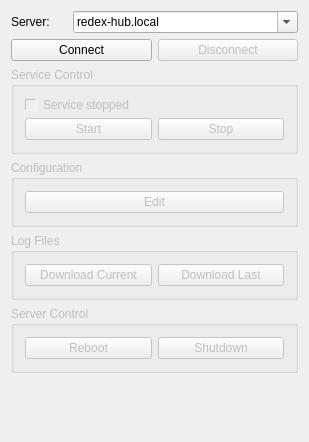
<?xml version="1.0" encoding="UTF-8"?>
<ui version="4.0">
 <class>MainWindow</class>
 <widget class="QMainWindow" name="MainWindow">
  <property name="geometry">
   <rect>
    <x>0</x>
    <y>0</y>
    <width>309</width>
    <height>442</height>
   </rect>
  </property>
  <property name="windowTitle">
   <string>ReDeX Control Panel</string>
  </property>
  <widget class="QWidget" name="centralWidget">
   <layout class="QVBoxLayout" name="verticalLayout_2">
    <item>
     <widget class="QWidget" name="serverWidget" native="true">
      <layout class="QHBoxLayout" name="horizontalLayout_7" stretch="1,4">
       <property name="leftMargin">
        <number>0</number>
       </property>
       <property name="topMargin">
        <number>0</number>
       </property>
       <property name="rightMargin">
        <number>0</number>
       </property>
       <property name="bottomMargin">
        <number>0</number>
       </property>
       <item>
        <widget class="QLabel" name="label">
         <property name="text">
          <string>Server:</string>
         </property>
        </widget>
       </item>
       <item>
        <widget class="QComboBox" name="serverAddress">
         <property name="sizePolicy">
          <sizepolicy hsizetype="MinimumExpanding" vsizetype="Fixed">
           <horstretch>0</horstretch>
           <verstretch>0</verstretch>
          </sizepolicy>
         </property>
         <property name="minimumSize">
          <size>
           <width>150</width>
           <height>0</height>
          </size>
         </property>
         <property name="editable">
          <bool>true</bool>
         </property>
         <property name="currentIndex">
          <number>0</number>
         </property>
         <property name="maxCount">
          <number>5</number>
         </property>
         <property name="insertPolicy">
          <enum>QComboBox::InsertAtTop</enum>
         </property>
         <item>
          <property name="text">
           <string>redex-hub.local</string>
          </property>
         </item>
        </widget>
       </item>
      </layout>
     </widget>
    </item>
    <item>
     <widget class="QWidget" name="widget_2" native="true">
      <layout class="QHBoxLayout" name="horizontalLayout">
       <property name="leftMargin">
        <number>0</number>
       </property>
       <property name="topMargin">
        <number>0</number>
       </property>
       <property name="rightMargin">
        <number>0</number>
       </property>
       <property name="bottomMargin">
        <number>0</number>
       </property>
       <item>
        <widget class="QPushButton" name="connectButton">
         <property name="text">
          <string>Connect</string>
         </property>
        </widget>
       </item>
       <item>
        <widget class="QPushButton" name="disconnectButton">
         <property name="enabled">
          <bool>false</bool>
         </property>
         <property name="text">
          <string>Disconnect</string>
         </property>
        </widget>
       </item>
      </layout>
     </widget>
    </item>
    <item>
     <widget class="QGroupBox" name="serviceGroup">
      <property name="enabled">
       <bool>false</bool>
      </property>
      <property name="title">
       <string>Service Control</string>
      </property>
      <layout class="QVBoxLayout" name="verticalLayout">
       <item>
        <widget class="QWidget" name="widget" native="true">
         <layout class="QHBoxLayout" name="horizontalLayout_6">
          <property name="leftMargin">
           <number>0</number>
          </property>
          <property name="topMargin">
           <number>0</number>
          </property>
          <property name="rightMargin">
           <number>0</number>
          </property>
          <property name="bottomMargin">
           <number>0</number>
          </property>
          <item>
           <widget class="QFrame" name="statusLed">
            <property name="sizePolicy">
             <sizepolicy hsizetype="Fixed" vsizetype="Fixed">
              <horstretch>0</horstretch>
              <verstretch>0</verstretch>
             </sizepolicy>
            </property>
            <property name="minimumSize">
             <size>
              <width>12</width>
              <height>12</height>
             </size>
            </property>
            <property name="maximumSize">
             <size>
              <width>12</width>
              <height>12</height>
             </size>
            </property>
            <property name="autoFillBackground">
             <bool>true</bool>
            </property>
            <property name="frameShape">
             <enum>QFrame::Panel</enum>
            </property>
            <property name="frameShadow">
             <enum>QFrame::Sunken</enum>
            </property>
           </widget>
          </item>
          <item>
           <widget class="QLabel" name="serviceStatus">
            <property name="text">
             <string>Service stopped</string>
            </property>
           </widget>
          </item>
         </layout>
        </widget>
       </item>
       <item>
        <widget class="QWidget" name="widget_3" native="true">
         <layout class="QHBoxLayout" name="horizontalLayout_2">
          <property name="leftMargin">
           <number>0</number>
          </property>
          <property name="topMargin">
           <number>0</number>
          </property>
          <property name="rightMargin">
           <number>0</number>
          </property>
          <property name="bottomMargin">
           <number>0</number>
          </property>
          <item>
           <widget class="QPushButton" name="startButton">
            <property name="text">
             <string>Start</string>
            </property>
           </widget>
          </item>
          <item>
           <widget class="QPushButton" name="stopButton">
            <property name="text">
             <string>Stop</string>
            </property>
           </widget>
          </item>
         </layout>
        </widget>
       </item>
      </layout>
     </widget>
    </item>
    <item>
     <widget class="QGroupBox" name="configGroup">
      <property name="enabled">
       <bool>false</bool>
      </property>
      <property name="title">
       <string>Configuration</string>
      </property>
      <layout class="QHBoxLayout" name="horizontalLayout_5">
       <item>
        <widget class="QPushButton" name="editConfigButton">
         <property name="text">
          <string>Edit</string>
         </property>
        </widget>
       </item>
      </layout>
     </widget>
    </item>
    <item>
     <widget class="QGroupBox" name="logGroup">
      <property name="enabled">
       <bool>false</bool>
      </property>
      <property name="title">
       <string>Log Files</string>
      </property>
      <layout class="QHBoxLayout" name="horizontalLayout_4">
       <item>
        <widget class="QPushButton" name="downloadCurrentLogButton">
         <property name="text">
          <string>Download Current</string>
         </property>
        </widget>
       </item>
       <item>
        <widget class="QPushButton" name="downloadLastLogButton">
         <property name="text">
          <string>Download Last</string>
         </property>
        </widget>
       </item>
      </layout>
     </widget>
    </item>
    <item>
     <widget class="QGroupBox" name="serverGroup">
      <property name="enabled">
       <bool>false</bool>
      </property>
      <property name="title">
       <string>Server Control</string>
      </property>
      <layout class="QHBoxLayout" name="horizontalLayout_3">
       <item>
        <widget class="QPushButton" name="rebootButton">
         <property name="text">
          <string>Reboot</string>
         </property>
        </widget>
       </item>
       <item>
        <widget class="QPushButton" name="shutdownButton">
         <property name="text">
          <string>Shutdown</string>
         </property>
        </widget>
       </item>
      </layout>
     </widget>
    </item>
    <item>
     <spacer name="verticalSpacer">
      <property name="orientation">
       <enum>Qt::Vertical</enum>
      </property>
      <property name="sizeHint" stdset="0">
       <size>
        <width>20</width>
        <height>0</height>
       </size>
      </property>
     </spacer>
    </item>
   </layout>
  </widget>
 </widget>
 <layoutdefault spacing="6" margin="11"/>
 <resources/>
 <connections/>
</ui>
